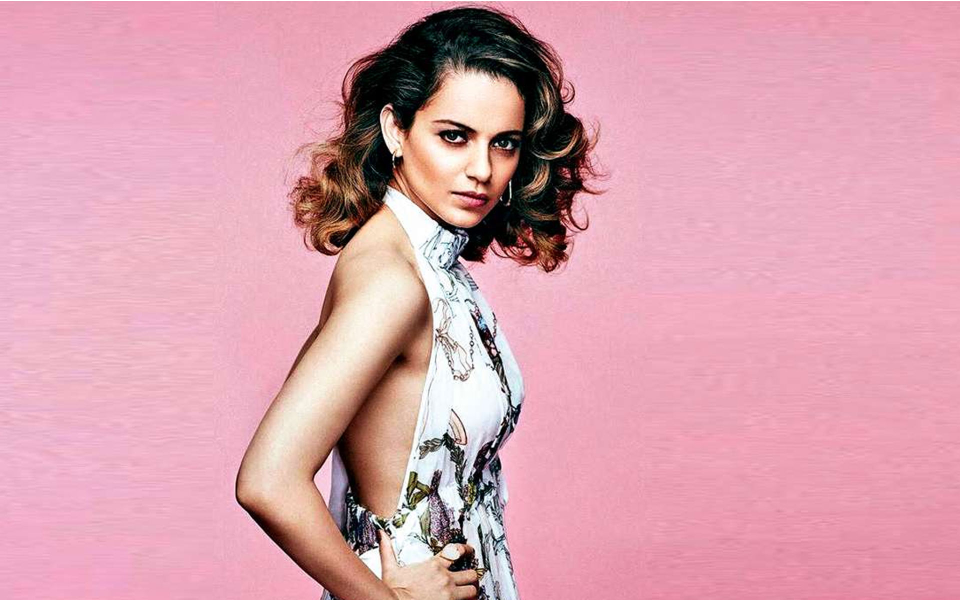
#> input picture trannning-data/1/kangnaranaut001.jpg, 1920 x 1200 px, found by its file name (shown at 1/2 size)
$ python imageRecognization.py
#> lines starting #> are read from the running program, lines starting #| are printed output that depends on the picture
### faceRecognition.py
import cv2
import os
import numpy as np

def faceDetection(test_img):
    gray_img = cv2.cvtColor(test_img,cv2.COLOR_BGR2GRAY)
    face_haar_cascade = cv2.CascadeClassifier('haarcascade_frontalface_default.xml')
    faces = face_haar_cascade.detectMultiScale(gray_img,1.32,5)
    return faces,gray_img

# [33 lines left out: functions lebels_for_tranning_data, train_classifier, not called in this run]

def draw_rect(test_img,face):
    (x,y,w,h)=face
    cv2.rectangle(test_img,(x,y),(x+w,y+h),(255,0,0),5)

def put_text(test_img,text,x,y):
    cv2.putText(test_img,text,(x,y),cv2.FONT_HERSHEY_DUPLEX,2,(255,0,0),4)

### imageRecognization.py
import cv2
import os
import numpy as np
import import_ipynb
import faceRecognition as fr

test_img = cv2.imread('kangnaranaut001.jpg')
#> test_img is the input picture: shape (1200, 1920, 3); mean B, G, R 174.8, 161.2, 218.1
faces_detected,gray_img = fr.faceDetection(test_img)
#> in faceDetection, `gray_img = cv2.cvtColor(test_img,cv2.COLOR_BGR2GRAY)`:
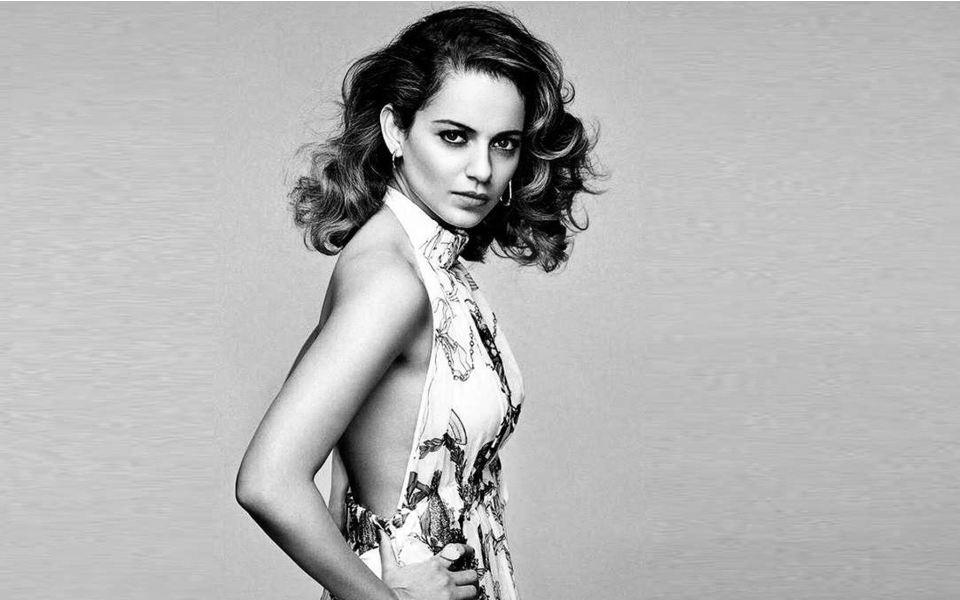
#> gray_img: shape (1200, 1920) (shown at 1/2 size); min 0, max 255, mean 179.8
#> in faceDetection, `faces = face_haar_cascade.detectMultiScale(gray_img,1.32,5)`: faces = [[816, 164, 296, 296]]
#> faces_detected = [[816, 164, 296, 296]]
print("Face Detected:",faces_detected)
#| Face Detected: [[816 164 296 296]]
#faces,faceID=fr.lebels_for_tranning_data('trannning-data') # To Train the Model
#face_recognizer=fr.train_classifier(faces,faceID)
#face_recognizer.save("tranningData.yml")#Onece Trainning complete Save the model in tranningData.yml
face_recognizer=cv2.face.LBPHFaceRecognizer_create()
#> (the run stopped early here; a loop or call above may not have finished)

$ run again, with trannning-data/1/220px_Kangana_Ranaut_at_Fever_104_FM_Studios.jpg copied over trannning-data/1/kangnaranaut001.jpg
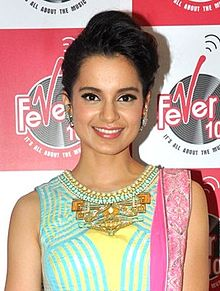
#> input picture trannning-data/1/220px_Kangana_Ranaut_at_Fever_104_FM_Studios.jpg, 220 x 291 px, found by its file name
#> test_img is the input picture: shape (291, 220, 3); mean B, G, R 148.1, 159.3, 194.8
#> in faceDetection, `gray_img = cv2.cvtColor(test_img,cv2.COLOR_BGR2GRAY)`:
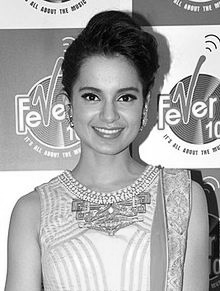
#> gray_img: shape (291, 220); min 0, max 255, mean 168.6
#> faces = [[66, 64, 88, 88]]
#| Face Detected: [[66 64 88 88]]
